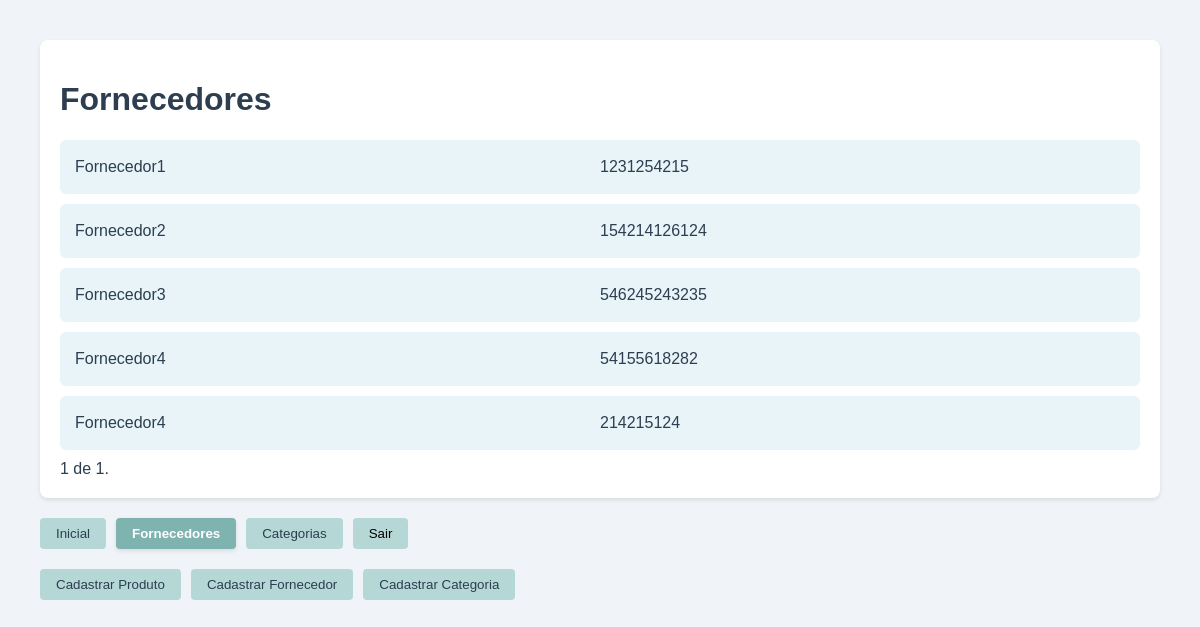
Screenshot of /fornecedores (signed in) with the database file from the repository.
### core/models.py (models this page shows, shortened)
class Fornecedor(models.Model):
    nome = models.CharField(max_length=50)
    cnpj = models.CharField(max_length=14, unique=True)

### core/views.py (the view)
# urls.py: path('fornecedores', views.FornecedoresView.as_view(), name='fornecedores'),
class FornecedoresView(LoginRequiredMixin, ListView):
    model = Fornecedor
    template_name = 'core/fornecedores.html'
    context_object_name = 'fornecedores'
    paginate_by = 5
    page_kwarg = "pagina"

### core/templates/core/fornecedores.html (shortened to what this page needs)
{% extends 'core/base.html' %}
{% load static %}
{% load preserve_url %}
{% block content %}
    <div id="box">
        <h1>Fornecedores</h1>
        {% for fornecedor in fornecedores %}
            <div id="fornecedor-box">
                <p>{{ fornecedor.nome }}</p>
                <p>{{ fornecedor.cnpj }}</p>
            </div>
        {% endfor %}
        <span>
            {{ page_obj.number }} de {{ page_obj.paginator.num_pages }}.
        </span>
    </div>
{% endblock %}

### core/static/core/css/base.css (style rules this page uses)
body { font-family: 'Arial', sans-serif; background-color: #f0f4f8; margin: 0; padding: 20px; color: #2c3e50; }
#main-box, #box { background-color: #fff; border-radius: 8px; padding: 20px; box-shadow: 0 2px 4px rgba(0, 0, 0, 0.1); }
p { margin: 0; line-height: 1.5; }
#fornecedor-box { background-color: #e8f4f8; padding: 15px; margin: 10px 0; border-radius: 6px; display: flex; justify-content: space-between; align-items: center; }
#fornecedor-box p { margin: 0; line-height: 1.5; flex: 1; }

### rows the page displays
Fornecedor: nome "Fornecedor1", cnpj "1231254215"
Fornecedor: nome "Fornecedor2", cnpj "154214126124"
Fornecedor: nome "Fornecedor3", cnpj "546245243235"
Fornecedor: nome "Fornecedor4", cnpj "54155618282"
Fornecedor: nome "Fornecedor4", cnpj "214215124"

### other values shown
{{ page_obj.number }} "1"
{{ page_obj.paginator.num_pages }} "1"
